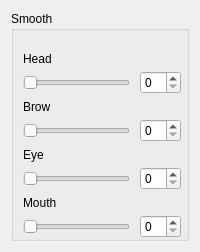
        <widget class="QWidget" name="qtSmoothTabWidget">
         <attribute name="title">
          <string>Smooth</string>
         </attribute>
         <layout class="QVBoxLayout" name="verticalLayout_19">
          <item>
           <widget class="QGroupBox" name="qtSmoothGroup">
            <property name="sizePolicy">
             <sizepolicy hsizetype="Preferred" vsizetype="Preferred">
              <horstretch>0</horstretch>
              <verstretch>0</verstretch>
             </sizepolicy>
            </property>
            <property name="minimumSize">
             <size>
              <width>0</width>
              <height>230</height>
             </size>
            </property>
            <property name="title">
             <string>Smooth</string>
            </property>
            <layout class="QVBoxLayout" name="verticalLayout_3">
             <property name="spacing">
              <number>0</number>
             </property>
             <property name="topMargin">
              <number>15</number>
             </property>
             <property name="rightMargin">
              <number>5</number>
             </property>
             <property name="bottomMargin">
              <number>0</number>
             </property>
             <item>
              <layout class="QVBoxLayout" name="verticalLayout_4">
               <property name="spacing">
                <number>0</number>
               </property>
               <item>
                <widget class="QLabel" name="label_4">
                 <property name="enabled">
                  <bool>true</bool>
                 </property>
                 <property name="maximumSize">
                  <size>
                   <width>16777215</width>
                   <height>25</height>
                  </size>
                 </property>
                 <property name="text">
                  <string>Head</string>
                 </property>
                </widget>
               </item>
               <item>
                <layout class="QHBoxLayout" name="horizontalLayout">
                 <property name="spacing">
                  <number>10</number>
                 </property>
                 <item>
                  <widget class="QSlider" name="qtHeadSmoothSlider">
                   <property name="enabled">
                    <bool>true</bool>
                   </property>
                   <property name="sizePolicy">
                    <sizepolicy hsizetype="Expanding" vsizetype="Preferred">
                     <horstretch>0</horstretch>
                     <verstretch>0</verstretch>
                    </sizepolicy>
                   </property>
                   <property name="maximum">
                    <number>10</number>
                   </property>
                   <property name="value">
                    <number>0</number>
                   </property>
                   <property name="orientation">
                    <enum>Qt::Horizontal</enum>
                   </property>
                  </widget>
                 </item>
                 <item>
                  <widget class="QSpinBox" name="qtHeadSmoothSpinBox">
                   <property name="maximum">
                    <number>10</number>
                   </property>
                   <property name="value">
                    <number>0</number>
                   </property>
                  </widget>
                 </item>
                </layout>
               </item>
              </layout>
             </item>
             <item>
              <layout class="QVBoxLayout" name="verticalLayout_2">
               <property name="spacing">
                <number>0</number>
               </property>
               <item>
                <widget class="QLabel" name="label_5">
                 <property name="enabled">
                  <bool>true</bool>
                 </property>
                 <property name="maximumSize">
                  <size>
                   <width>16777215</width>
                   <height>25</height>
                  </size>
                 </property>
                 <property name="text">
                  <string>Brow</string>
                 </property>
                </widget>
               </item>
               <item>
                <layout class="QHBoxLayout" name="horizontalLayout_3">
                 <property name="spacing">
                  <number>10</number>
                 </property>
                 <item>
                  <widget class="QSlider" name="qtBrowSmoothSlider">
                   <property name="enabled">
                    <bool>true</bool>
                   </property>
                   <property name="sizePolicy">
                    <sizepolicy hsizetype="Expanding" vsizetype="Preferred">
                     <horstretch>0</horstretch>
                     <verstretch>0</verstretch>
                    </sizepolicy>
                   </property>
                   <property name="maximum">
                    <number>10</number>
                   </property>
                   <property name="value">
                    <number>0</number>
                   </property>
                   <property name="orientation">
                    <enum>Qt::Horizontal</enum>
                   </property>
                  </widget>
                 </item>
                 <item>
                  <widget class="QSpinBox" name="qtBrowSmoothSpinBox">
                   <property name="maximum">
                    <number>10</number>
                   </property>
                   <property name="value">
                    <number>0</number>
                   </property>
                  </widget>
                 </item>
                </layout>
               </item>
              </layout>
             </item>
             <item>
              <layout class="QVBoxLayout" name="verticalLayout_6">
               <property name="spacing">
                <number>0</number>
               </property>
               <item>
                <widget class="QLabel" name="label_7">
                 <property name="enabled">
                  <bool>true</bool>
                 </property>
                 <property name="maximumSize">
                  <size>
                   <width>16777215</width>
                   <height>25</height>
                  </size>
                 </property>
                 <property name="text">
                  <string>Eye</string>
                 </property>
                </widget>
               </item>
               <item>
                <layout class="QHBoxLayout" name="horizontalLayout_4">
                 <property name="spacing">
                  <number>10</number>
                 </property>
                 <item>
                  <widget class="QSlider" name="qtEyeSmoothSlider">
                   <property name="enabled">
                    <bool>true</bool>
                   </property>
                   <property name="sizePolicy">
                    <sizepolicy hsizetype="Expanding" vsizetype="Preferred">
                     <horstretch>0</horstretch>
                     <verstretch>0</verstretch>
                    </sizepolicy>
                   </property>
                   <property name="maximum">
                    <number>10</number>
                   </property>
                   <property name="value">
                    <number>0</number>
                   </property>
                   <property name="orientation">
                    <enum>Qt::Horizontal</enum>
                   </property>
                  </widget>
                 </item>
                 <item>
                  <widget class="QSpinBox" name="qtEyeSmoothSpinBox">
                   <property name="maximum">
                    <number>10</number>
                   </property>
                   <property name="value">
                    <number>0</number>
                   </property>
                  </widget>
                 </item>
                </layout>
               </item>
              </layout>
             </item>
             <item>
              <layout class="QVBoxLayout" name="verticalLayout_7">
               <property name="spacing">
                <number>0</number>
               </property>
               <item>
                <widget class="QLabel" name="label_9">
                 <property name="enabled">
                  <bool>true</bool>
                 </property>
                 <property name="maximumSize">
                  <size>
                   <width>16777215</width>
                   <height>25</height>
                  </size>
                 </property>
                 <property name="text">
                  <string>Mouth</string>
                 </property>
                </widget>
               </item>
               <item>
                <layout class="QHBoxLayout" name="horizontalLayout_5">
                 <property name="spacing">
                  <number>10</number>
                 </property>
                 <item>
                  <widget class="QSlider" name="qtMouthSmoothSlider">
                   <property name="enabled">
                    <bool>true</bool>
                   </property>
                   <property name="sizePolicy">
                    <sizepolicy hsizetype="Expanding" vsizetype="Preferred">
                     <horstretch>0</horstretch>
                     <verstretch>0</verstretch>
                    </sizepolicy>
                   </property>
                   <property name="maximum">
                    <number>10</number>
                   </property>
                   <property name="value">
                    <number>0</number>
                   </property>
                   <property name="orientation">
                    <enum>Qt::Horizontal</enum>
                   </property>
                  </widget>
                 </item>
                 <item>
                  <widget class="QSpinBox" name="qtMouthSmoothSpinBox">
                   <property name="maximum">
                    <number>10</number>
                   </property>
                   <property name="value">
                    <number>0</number>
                   </property>
                  </widget>
                 </item>
                </layout>
               </item>
              </layout>
             </item>
            </layout>
           </widget>
          </item>
         </layout>
        </widget>
